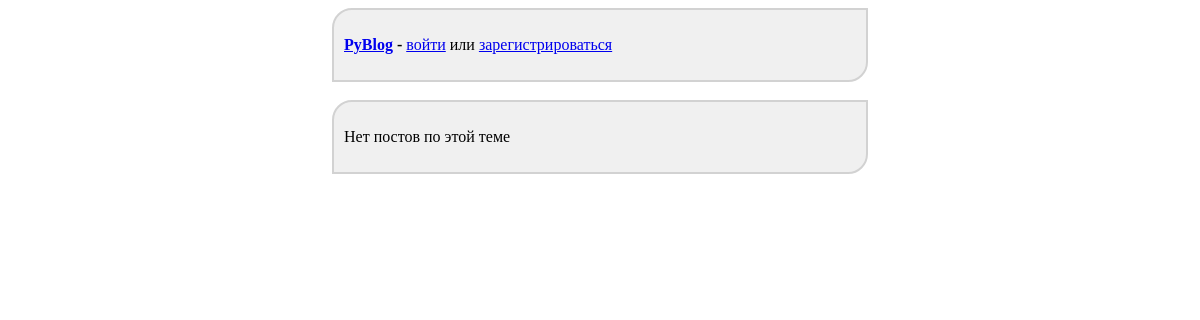
The page /entry_list/?topic_id=7 on the database as committed earlier.
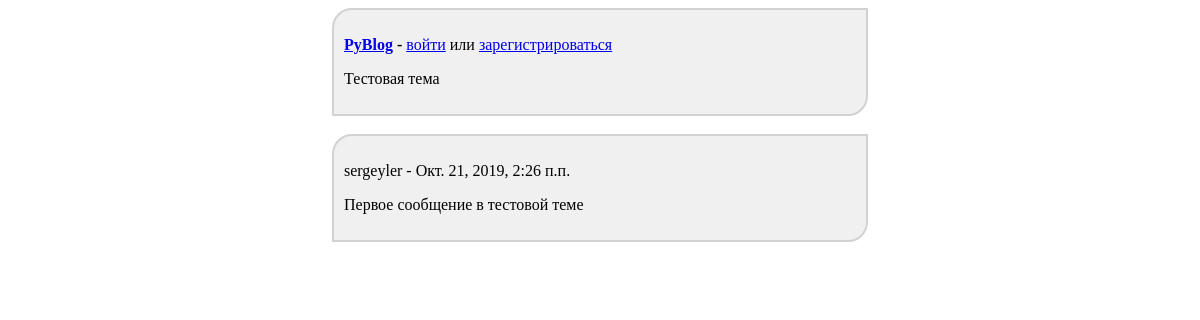
The same page on the database as committed later.
### main/models.py (models this page shows, shortened)
class Topic(models.Model):
    title = CharField(max_length=128, verbose_name='Тема')
    published = DateTimeField(auto_now_add=True, verbose_name='Опубликовано')
    creator = ForeignKey(User, on_delete=models.CASCADE, verbose_name='Опубликовал')
    class Meta:
        verbose_name = 'Темы'
        verbose_name_plural = 'Темы'
        ordering = ['published']

class Entry(models.Model):
    content = TextField(max_length=2048, verbose_name='Текст')
    published = DateTimeField(auto_now_add=True, verbose_name='Опубликовано')
    creator = ForeignKey(User, on_delete=models.CASCADE, verbose_name='Опубликовал')
    topic = ForeignKey(Topic, on_delete=models.CASCADE, verbose_name='Тема')
    class Meta:
        verbose_name = 'Запись'
        verbose_name_plural = 'Записи'
        ordering = ['published']

### main/views.py (the view, shortened to what this page needs)
# urls.py: path('entry_list/', entry_list_controller, name='entry_list'),
def entry_list_controller(request):
    try:
        selected_topic = Topic.objects.get(pk=request.GET['topic_id'])
    except:
        selected_topic = None
    entries = []
    if selected_topic is not None:
        entries = Entry.objects.filter(topic=selected_topic).order_by('-published')
    context = {'entries': entries, 'selected_topic': selected_topic}
    if request.user.is_authenticated and selected_topic is not None:
        form = EntryForm()
        context['form'] = form
    return render(request, 'main/entry_list.html', context)

### main/templates/main/entry_list.html (shortened to what this page needs)
{% extends 'layout/basic.html' %}
{% block header %}
    <div class="block">
        <p>
            <b><a href="{% url 'topic_list' %}">PyBlog</a> - </b>
            {% if user.is_authenticated %}
                {{ user }} - <a href={% url 'logout' %}>выйти</a>
            {% else %}
                <a href="{% url 'login' %}">войти</a> или <a href={% url 'register' %}>зарегистрироваться</a>
            {% endif %}
        <p>{{ selected_topic.title }}</p>
        </p>
    </div>
    <br>
{% endblock %}
{% block content %}
    {% for entry in entries %}
        <div class='block'>
            <p>
                {{ entry.creator }} - {{ entry.published }}
            </p>
            <p>{{ entry.content }}</p>
        </div>
        <br>
    {% empty %}
        <div class="block">
            <p>Нет постов по этой теме</p>
        </div>
    {% endfor %}
{% endblock %}

### main/templates/layout/basic.html (shortened to what this page needs)
{% load static %}
<!DOCTYPE html>
<html lang="en">
<head>
    <link rel="stylesheet" type="text/css" href="{% static 'main/style.css' %}"/>
</head>
<body>
{% block header %}
{% endblock %}
{% block content %}
{% endblock %}
</body>
</html>

### main/static/main/style.css (style rules this page uses)
div.block { background-color: RGB(240, 240, 240); border-top-left-radius: 20px; border-bottom-right-radius: 20px; border: 2px solid RGB(210,210,210); padding: 10px; margin-left: auto; margin-right: auto; width: 32em }

Rows that differ between the two databases and show on the page:
added Topic: title "Тестовая тема"
added Entry: creator "sergeyler", published "Окт. 21, 2019, 2:26 п.п.", content "Первое сообщение в тестовой теме"
Other text that changed with them:
text no longer shown: "Нет постов по этой теме"
